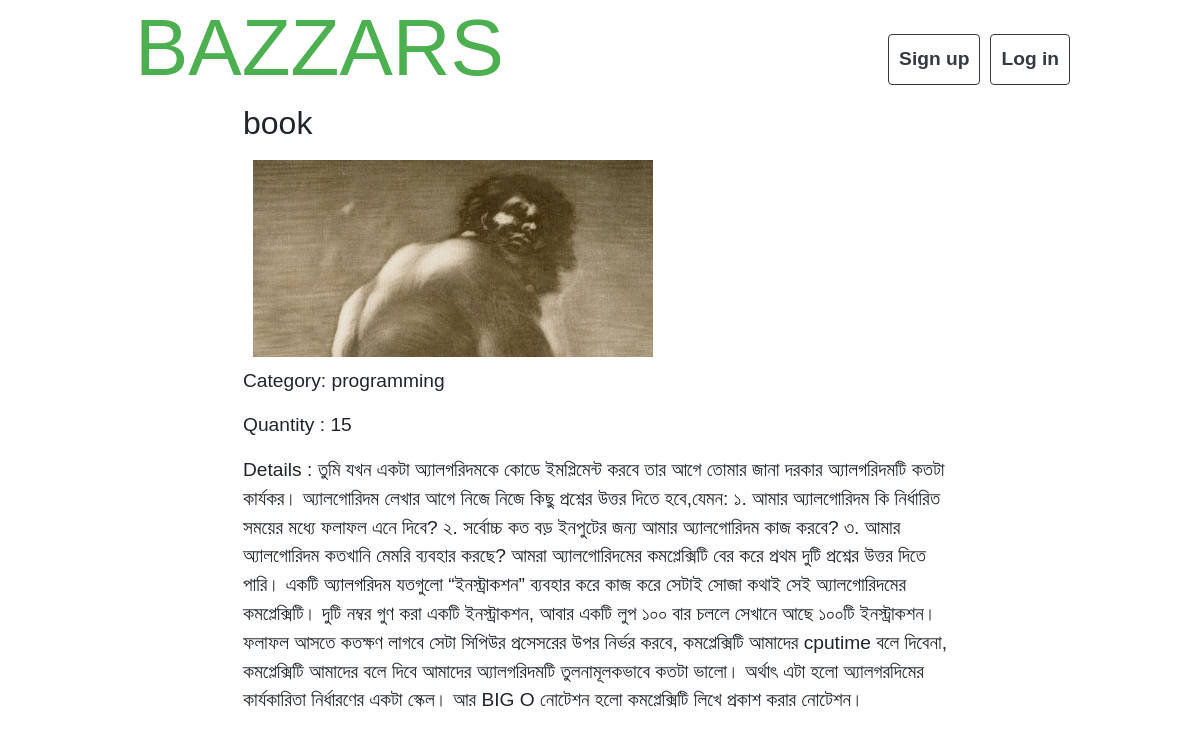
The app's page /products/8/ with its own data.
### products/models.py (models this page shows, shortened)
class Product(models.Model):
    id = models.AutoField(primary_key=True)
    title = models.CharField(max_length=200)
    detail = models.TextField()
    category = models.CharField(max_length=100)
    quantity = models.PositiveIntegerField()
    photo = models.ImageField(blank=True)

### products/views.py (the view)
# urls.py: path('<product_id>/', views.detail, name = 'detail'),
def detail(request, product_id):
    product_dtl = Product.objects.get(pk=product_id)
    return render(request, 'products/product_detail.html', {'product_dtl': product_dtl})

### products/templates/products/product_detail.html (shortened to what this page needs)
{% extends "base_layout.html" %}
    {% block content %}
    <div class="container">
        <div class="productDtl">
            <h2> {{ product_dtl.title }} </h2>
            <img src=" {{product_dtl.photo.url}} " class="dtl-photo" alt="product photo">
            <p> Category: {{ product_dtl.category }} </p>
            <p> Quantity : {{ product_dtl.quantity }} </p>
            <p> Details : {{ product_dtl.detail }} </p>
        </div>
    </div>
    {% endblock %}

### assets/styles.css (style rules this page uses)
* { font-family: Arial, Helvetica, sans-serif; }
p { font-size: 1.2em; }
.container { width: 80%; }
.dtl-photo { width: 100%; max-width: 400px; height: auto; margin: 10px; }
.productDtl { margin: auto; }

### records on screen
Product: title "book", photo (picture), category "programming", quantity "15", detail "তুমি যখন একটা অ্যালগরিদমকে কোডে ইমপ্লিমেন্ট করবে তার আগে তোমার জানা দরকার অ্যালগরিদমটি কতটা কার্যকর। অ্যালগোরিদম লেখার আগে নিজে নিজে কিছু প্রশ্নের উত্তর দিতে হবে,যেমন: ১. আমার অ্যালগোরিদম কি নির্ধারিত সময়ের মধ্যে ফলাফল এনে দিবে? ২. সর্বোচ্চ কত বড় ইনপুটের জন্য আমার অ্যালগোরিদম কাজ করবে? ৩. আমার অ্যালগোরিদম কতখানি মেমরি ব্যবহার করছে? আমরা অ্যালগোরিদমের কমপ্লেক্সিটি বের করে প্রথম দুটি প্রশ্নের উত্তর দিতে পারি। একটি অ্যালগরিদম যতগুলো “ইনস্ট্রাকশন” ব্যবহার করে কাজ করে সেটাই সোজা কথাই সেই অ্যালগোরিদমের কমপ্লেক্সিটি। দুটি নম্বর গুণ করা একটি ইনস্ট্রাকশন, আবার একটি লুপ ১০০ বার চললে সেখানে আছে ১০০টি ইনস্ট্রাকশন। ফলাফল আসতে কতক্ষণ লাগবে সেটা সিপিউর প্রসেসরের উপর নির্ভর করবে, কমপ্লেক্সিটি…"
